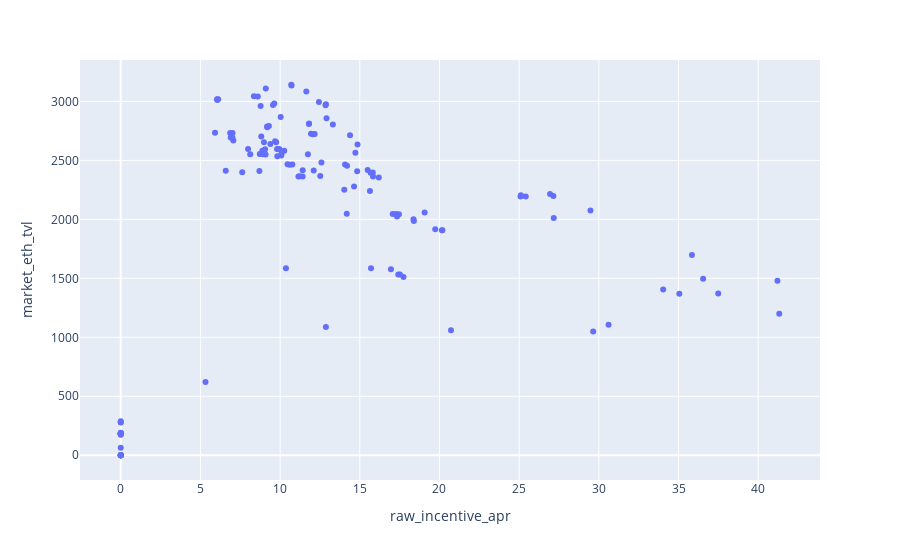

Notebook code cell kept with this figure:
### Code cell
px.scatter(rETH_wstETH_apr_df, x='raw_incentive_apr', y='market_eth_tvl')

### Figure 1 — Plotly figure (JSON) as saved in the notebook; plotly's stock layout.template omitted (floating-point values rounded to 4 significant figures; data arrays with more than 128 entries replaced by an {"elided": "..."} marker saying what was removed)
{"data": [{"hovertemplate": "raw_incentive_apr=%{x}<br>market_eth_tvl=%{y}<extra></extra>", "legendgroup": "", "marker": {"color": "#636efa", "symbol": "circle"}, "mode": "markers", "name": "", "orientation": "v", "showlegend": false, "type": "scatter", "x": {"elided": "141 float values"}, "xaxis": "x", "y": {"elided": "141 float values"}, "yaxis": "y"}], "layout": {"legend": {"tracegroupgap": 0}, "margin": {"t": 60}, "xaxis": {"anchor": "y", "domain": [0, 1], "title": {"text": "raw_incentive_apr"}}, "yaxis": {"anchor": "x", "domain": [0, 1], "title": {"text": "market_eth_tvl"}}}}
